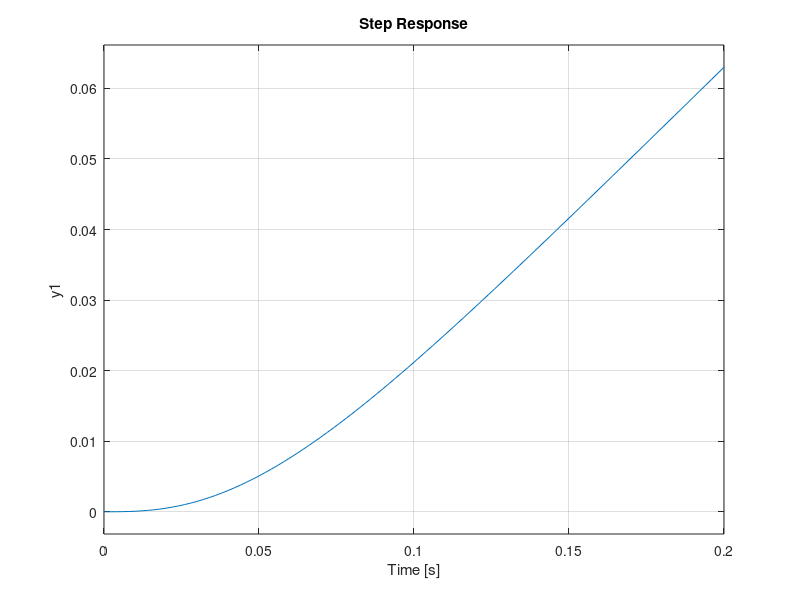

MATLAB code to generate this figure:
%declare parameters of the model
k_tau = 0.026; % Nm/A
k_B = 0.02;  % Vs/rad

L = 0.062; %inductance of armature
R = 2.5; %resistance of armature
n = 20; %gear ratio of reduction gear system
dur = 0.2; %time duration

J_eq = 0.00004; %equivalent inertia
b_eq = 0.001; %equivalent viscous damping constant

%numerator coefficients
a0 = k_tau/n;

%dinominator  coefficient
b0 = R*b_eq + k_B*k_tau;
b1 = L*b_eq + R*J_eq;
b2 = L*J_eq;

%transfer function can be decalred in two ways

%method 01
sys = tf(a0,[b2 b1 b0 0]);

%method02
s = tf('s');
G = a0/(b2*s^3+b1*s^2+b0*s+0);

%unit step output is given by
step(sys,dur); grid on;

%system output for a custom input can be given by
% t = 0:0.001:dur;   %time vector
% u = ones(size(t)); %unit step as input
% response = lsim(G, u, t); 
% plot(t,response); grid on;
% xlabel('Time (s)');
% ylabel('Amplitude');
% title('System Response to Unit Step');